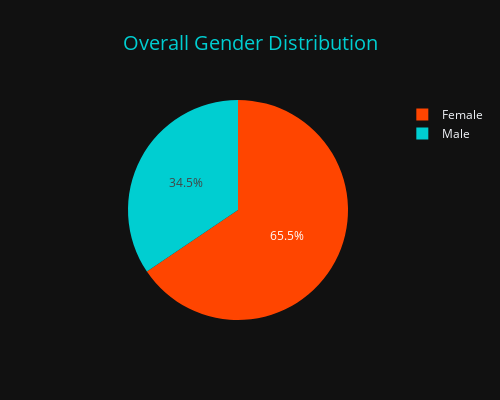

The cell this chart's notebook holds for it:
### Code cell
fig_gender_overall = px.pie(
    gender_distribution,
    names='Gender',
    values='Count',
    title='Overall Gender Distribution',
    color_discrete_sequence=colors_age_gender,
    template=template_style
)
fig_gender_overall.update_layout(
    height=450,
    title_font=dict(size=20, color=colors_age_gender[1]),
    title_x=0.5
)
fig_gender_overall.update_layout(
    width=500,   # العرض بالبكسل
    height=400   # الارتفاع بالبكسل
)

### Figure 1 — Plotly figure (JSON) as saved in the notebook; plotly's stock layout.template omitted (floating-point values rounded to 4 significant figures)
{"data": [{"domain": {"x": [0.0, 1.0], "y": [0.0, 1.0]}, "hovertemplate": "Gender=%{label}<br>Count=%{value}<extra></extra>", "labels": ["Female", "Male"], "legendgroup": "", "name": "", "showlegend": true, "values": [70111, 36869], "type": "pie"}], "layout": {"legend": {"tracegroupgap": 0}, "title": {"text": "Overall Gender Distribution", "font": {"size": 20, "color": "#00ced1"}, "x": 0.5}, "piecolorway": ["#ff4500", "#00ced1", "#ff69b4", "#7fff00", "#ffd700"], "height": 400, "width": 500}}
